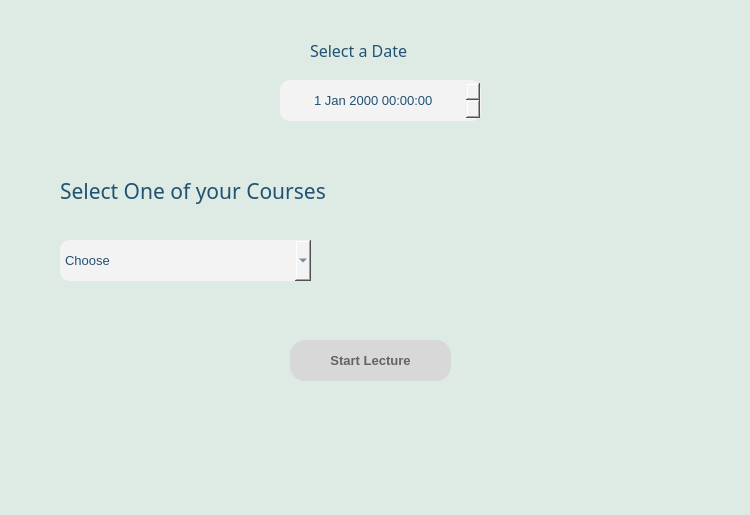
<?xml version="1.0" encoding="UTF-8"?>
<ui version="4.0">
 <class>SelectAcourse</class>
 <widget class="QMainWindow" name="SelectAcourse">
  <property name="geometry">
   <rect>
    <x>0</x>
    <y>0</y>
    <width>750</width>
    <height>515</height>
   </rect>
  </property>
  <property name="windowTitle">
   <string>Select a Course</string>
  </property>
  <property name="styleSheet">
   <string notr="true">background-color: rgb(222, 234, 228);
window-title:&quot;Select a Course&quot;;</string>
  </property>
  <widget class="QWidget" name="centralwidget">
   <widget class="QLabel" name="course_label">
    <property name="geometry">
     <rect>
      <x>60</x>
      <y>170</y>
      <width>381</width>
      <height>41</height>
     </rect>
    </property>
    <property name="font">
     <font>
      <family>Montserrat SemiBold</family>
      <pointsize>16</pointsize>
      <weight>7</weight>
      <italic>false</italic>
      <bold>false</bold>
     </font>
    </property>
    <property name="styleSheet">
     <string notr="true">color: rgb(33, 82, 115);
font: 63 16pt &quot;Montserrat SemiBold&quot;;
</string>
    </property>
    <property name="text">
     <string>Select One of your Courses</string>
    </property>
   </widget>
   <widget class="QDateTimeEdit" name="dateTimeEdit">
    <property name="geometry">
     <rect>
      <x>280</x>
      <y>80</y>
      <width>201</width>
      <height>41</height>
     </rect>
    </property>
    <property name="font">
     <font>
      <pointsize>10</pointsize>
     </font>
    </property>
    <property name="styleSheet">
     <string notr="true">background-color: rgb(243, 243, 243);
color: rgb(33, 82, 115);
selection-background-color: rgb(222, 234, 228);
border-radius:10px;</string>
    </property>
    <property name="alignment">
     <set>Qt::AlignCenter</set>
    </property>
   </widget>
   <widget class="QLabel" name="date_label">
    <property name="geometry">
     <rect>
      <x>310</x>
      <y>40</y>
      <width>141</width>
      <height>20</height>
     </rect>
    </property>
    <property name="font">
     <font>
      <family>Montserrat Medium</family>
      <pointsize>12</pointsize>
      <weight>7</weight>
      <italic>false</italic>
      <bold>false</bold>
     </font>
    </property>
    <property name="styleSheet">
     <string notr="true">color: rgb(33, 82, 115);
font: 57 12pt &quot;Montserrat Medium&quot;;</string>
    </property>
    <property name="text">
     <string>Select a Date</string>
    </property>
   </widget>
   <widget class="QPushButton" name="start_btn">
    <property name="geometry">
     <rect>
      <x>290</x>
      <y>340</y>
      <width>161</width>
      <height>41</height>
     </rect>
    </property>
    <property name="font">
     <font>
      <pointsize>10</pointsize>
      <weight>75</weight>
      <bold>true</bold>
     </font>
    </property>
    <property name="styleSheet">
     <string notr="true">background-color: rgb(216, 216, 216); color: rgb(99, 99, 99); border-radius: 15px; border-style:outset;border-color:  rgb(99, 99, 99);
</string>
    </property>
    <property name="text">
     <string>Start Lecture</string>
    </property>
   </widget>
   <widget class="QComboBox" name="comboBox">
    <property name="geometry">
     <rect>
      <x>60</x>
      <y>240</y>
      <width>251</width>
      <height>41</height>
     </rect>
    </property>
    <property name="font">
     <font>
      <pointsize>10</pointsize>
     </font>
    </property>
    <property name="styleSheet">
     <string notr="true">border-radius:10px;
background-color: rgb(243, 243, 243);
color: rgb(33, 82, 115);
selection-background-color: lightgray;</string>
    </property>
    <item>
     <property name="text">
      <string>Choose</string>
     </property>
    </item>
    <item>
     <property name="text">
      <string>Object Oriented Analysis</string>
     </property>
    </item>
    <item>
     <property name="text">
      <string>Software Engineering</string>
     </property>
    </item>
    <item>
     <property name="text">
      <string>Computer Vision</string>
     </property>
    </item>
   </widget>
   <widget class="QLabel" name="c2">
    <property name="geometry">
     <rect>
      <x>20</x>
      <y>360</y>
      <width>291</width>
      <height>251</height>
     </rect>
    </property>
    <property name="styleSheet">
     <string notr="true"/>
    </property>
    <property name="text">
     <string/>
    </property>
    <property name="pixmap">
     <pixmap>rings2.svg</pixmap>
    </property>
    <property name="scaledContents">
     <bool>true</bool>
    </property>
   </widget>
   <widget class="QLabel" name="c3">
    <property name="geometry">
     <rect>
      <x>500</x>
      <y>120</y>
      <width>221</width>
      <height>221</height>
     </rect>
    </property>
    <property name="styleSheet">
     <string notr="true"/>
    </property>
    <property name="text">
     <string/>
    </property>
    <property name="pixmap">
     <pixmap>rings1.svg</pixmap>
    </property>
    <property name="scaledContents">
     <bool>true</bool>
    </property>
   </widget>
   <widget class="QLabel" name="c1">
    <property name="geometry">
     <rect>
      <x>-80</x>
      <y>-30</y>
      <width>151</width>
      <height>151</height>
     </rect>
    </property>
    <property name="toolTipDuration">
     <number>-5</number>
    </property>
    <property name="text">
     <string/>
    </property>
    <property name="pixmap">
     <pixmap>Group 1.svg</pixmap>
    </property>
    <property name="scaledContents">
     <bool>true</bool>
    </property>
   </widget>
   <zorder>c2</zorder>
   <zorder>course_label</zorder>
   <zorder>dateTimeEdit</zorder>
   <zorder>date_label</zorder>
   <zorder>start_btn</zorder>
   <zorder>comboBox</zorder>
   <zorder>c3</zorder>
   <zorder>c1</zorder>
  </widget>
  <widget class="QMenuBar" name="menubar">
   <property name="geometry">
    <rect>
     <x>0</x>
     <y>0</y>
     <width>750</width>
     <height>26</height>
    </rect>
   </property>
  </widget>
  <widget class="QStatusBar" name="statusbar"/>
 </widget>
 <resources>
  <include location="app_images/circle1.qrc"/>
  <include location="app_images/cylinder.qrc"/>
  <include location="app_images/circle2.qrc"/>
 </resources>
 <connections/>
</ui>
